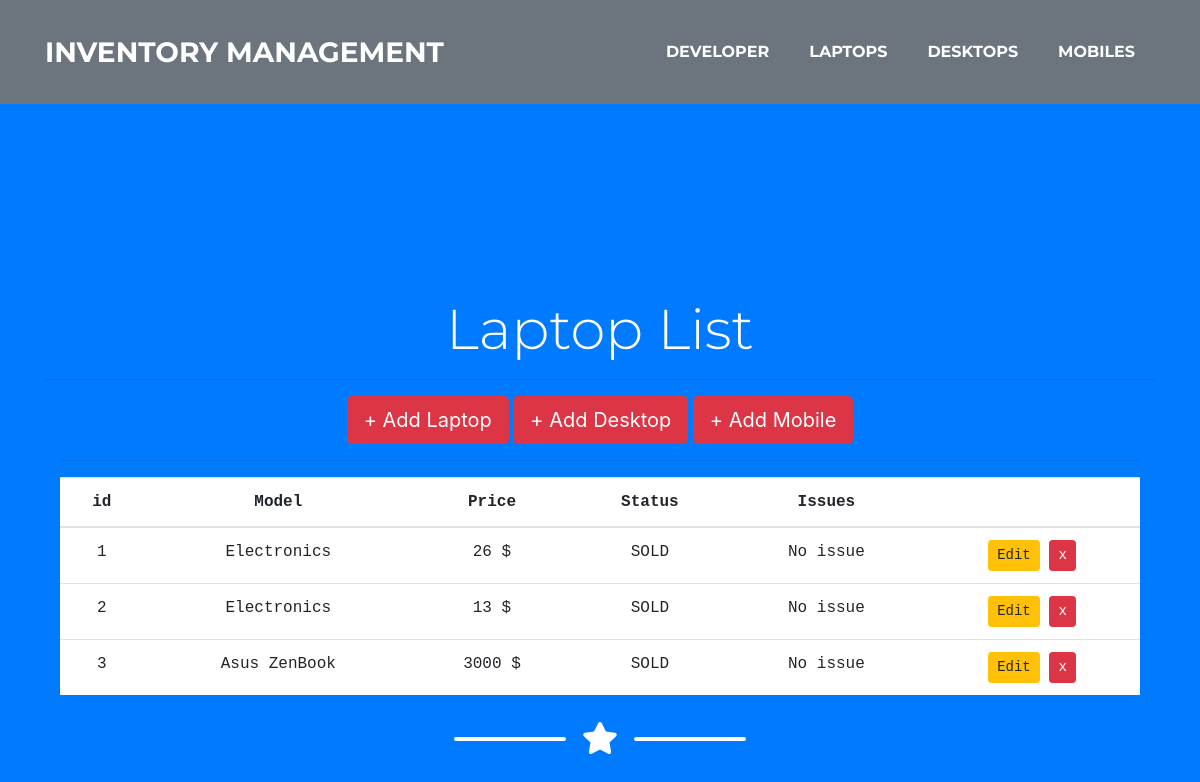
Before: /laptop/ with the older database file.
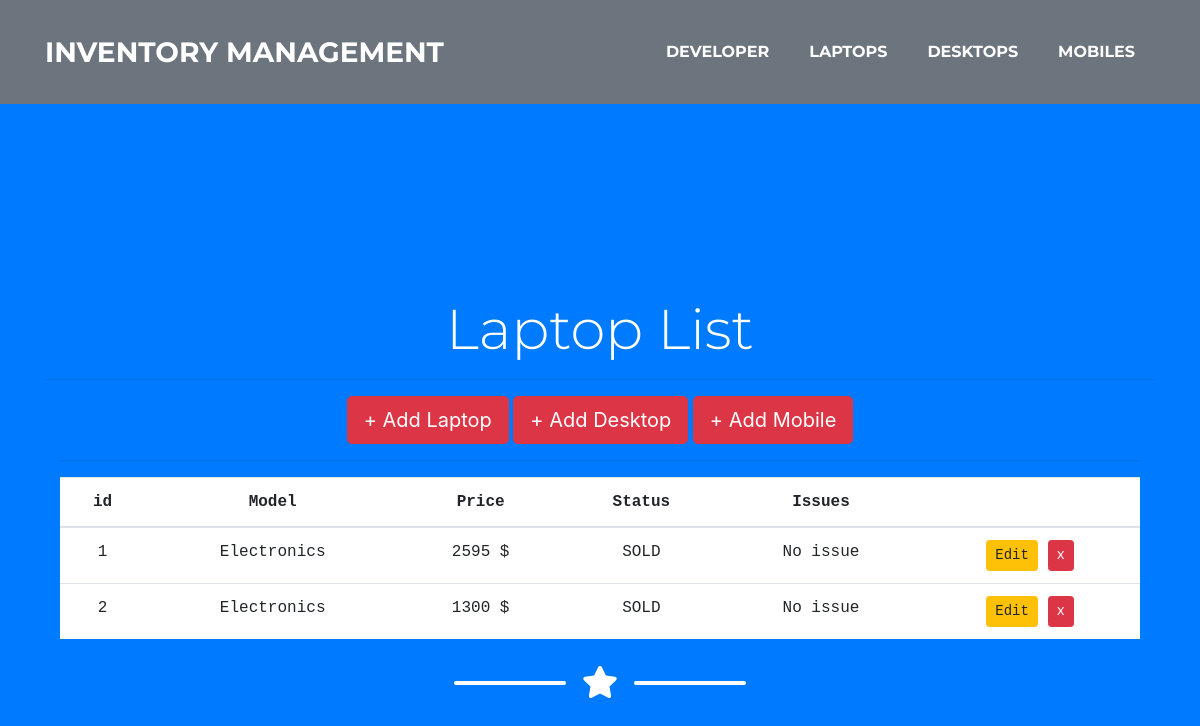
After: the same page with the newer database file.
### inventory/models.py (models this page shows, shortened)
class Device(models.Model):
    type_of_device = models.CharField(max_length=200, blank=False)
    price          = models.PositiveIntegerField()
    issue          = models.CharField(max_length=200, default='No issue')
    choices        = (
                        ('AVAILABLE','Ready to Purchage'),
                        ('SOLD','Item Sold'),
                        ('Restocking','item restocking in few days')
                     )
    status         = models.CharField(max_length=200,choices=choices, default="SOLD")
    class Meta:
        abstract = True

class Laptop(Device):
    def get_absolute_url(self):
        return reverse('inv:laptops')

### inventory/views.py (the view)
# urls.py: path("laptop/",views.display_laptops,name="laptops"),
def display_laptops(request):
    items = Laptop.objects.all()### all the edit and the create and delete will be function based
    context = {
        'items' : items,
        'header': "Laptop"
    }
    return render(request,'inventory/index.html',context)

### templates/inventory/index.html (shortened to what this page needs)
{% extends 'base.html' %}
{% block content %}
    <h2 class="display-4">{{header}} List</h2>
<hr>
<div class="container">
    <div class="button-group">
      <a href="{% url 'inv:c_laptop' %}" class="btn btn-danger btn-lg" role="button">+ Add Laptop</a>
      <a href="{% url 'inv:c_desktop' %}" class="btn btn-danger btn-lg" role="button">+ Add Desktop</a>
      <a href="{% url 'inv:c_mobile' %}" class="btn btn-danger btn-lg" role="button">+ Add Mobile</a>
    </div>
    <hr>
<table class="table table-hover text-monospace masthead bg-white  text-bold text-center">
    <thead>
        <tr>
          <th>id</th>
          <th>Model</th>
          <th>Price</th>
          <th>Status</th>
          <th>Issues</th>
          <th></th>
        </tr>
      </thead>
      <tbody>
        {% for item in items %}
        <tr>
          <td>{{ item.pk }}
          <td>{{ item.type_of_device }}</td>
          <td>{{ item.price }} $</td>
          <td>{{ item.status }}</td>
          <td>{{ item.issue }}</td>
          {% if header|lower == "laptop" %}
          <td>
              <a href="{% url 'inv:e_laptop' item.pk %}" class="btn btn-warning btn-sm" role="button" aria-pressed="true" > Edit</a>
              <a href="{% url 'inv:d_laptop' item.pk %}" class="btn btn-danger btn-sm" role="button" aria-pressed="true" > x</a>
          </td>
          {% elif header|lower == "desktop" %}
          <td>
              <a href="{% url 'inv:e_desktop' item.pk %}" class="btn btn-warning btn-sm" role="button" aria-pressed="true" > Edit</a>
              <a href="{% url 'inv:d_desktop' item.pk %}" class="btn btn-danger btn-sm" role="button" aria-pressed="true" > x</a>
          </td>
          {% else %}
          <td>
              <a href="{% url 'inv:e_mobile' item.pk %}" class="btn btn-warning btn-sm" role="button" aria-pressed="true" > Edit</a>
              <a href="{% url 'inv:d_mobile' item.pk %}" class="btn btn-danger btn-sm" role="button" aria-pressed="true" > x</a>
          </td>
          {% endif %}
        </tr>
        {% endfor %}
      </tbody>
    </table>
{% endblock %}

### templates/base.html (shortened to what this page needs)
{% load static %}
<!DOCTYPE html>
<html lang="en">
    <head>
        <link href=" {% static 'css/styles.css' %}" rel="stylesheet" />
        <link href=" {% static 'css/bootstrap.min.css' %}" rel="stylesheet" />
    </head>
    <body id="page-top">
        <nav class="navbar navbar-expand-lg bg-secondary text-uppercase fixed-top" id="mainNav">
            <div class="container">
                <a class="navbar-brand js-scroll-trigger" href="#page-top">Inventory Management</a>
                <div class="collapse navbar-collapse" id="navbarResponsive">
                    <ul class="navbar-nav ml-auto">
                        <li class="nav-item mx-0 mx-lg-1"><a class="nav-link py-3 px-0 px-lg-3 rounded js-scroll-trigger" href="https://github.com/tanviredu">Developer</a></li>
                        <li class="nav-item mx-0 mx-lg-1"><a class="nav-link py-3 px-0 px-lg-3 rounded js-scroll-trigger" href="{% url 'inv:laptops' %}">Laptops</a></li>
                        <li class="nav-item mx-0 mx-lg-1"><a class="nav-link py-3 px-0 px-lg-3 rounded js-scroll-trigger" href="{% url 'inv:desktops' %}">Desktops</a></li>
                        <li class="nav-item mx-0 mx-lg-1"><a class="nav-link py-3 px-0 px-lg-3 rounded js-scroll-trigger" href="{% url 'inv:mobiles' %}">Mobiles</a></li>
                    </ul>
                </div>
            </div>
        </nav>
        <header class="masthead bg-primary text-white text-center">
        <section class="page-section" id="contact">
            <div class="container ">
                    {% block content %}
                    {% endblock %}
                    <div class="divider-custom divider-light">
                        <div class="divider-custom-line"></div>
                        <div class="divider-custom-icon"><i class="fas fa-star"></i></div>
                        <div class="divider-custom-line"></div>
                    </div>
            </div>
        </section>
    </body>
</html>

Changed rows visible on the page:
removed Laptop: pk "3", type_of_device "Asus ZenBook", price "3000", status "SOLD", issue "No issue"
changed Laptop id 1: price "26" → "2595"
changed Laptop id 2: price "13" → "1300"
